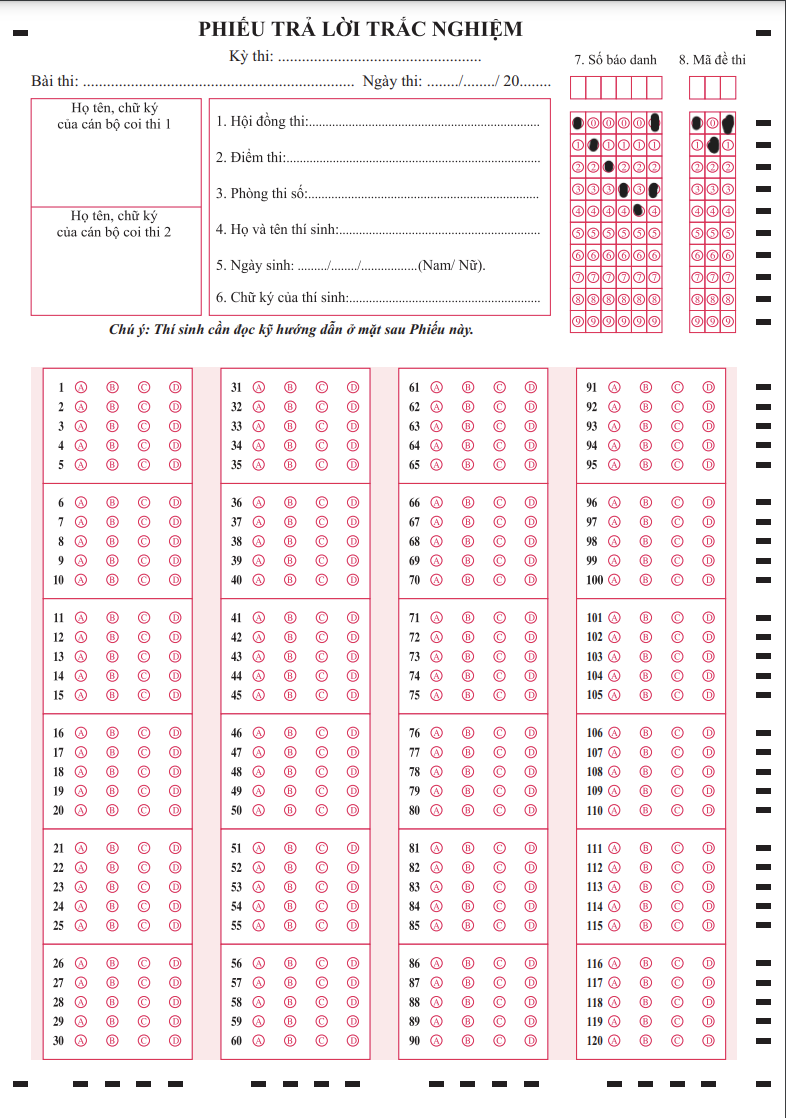
#> input picture image1.png, 786 x 1118 px
$ python detect_black_dot_22162016.py
#> lines starting #> are read from the running program, lines starting #| are printed output that depends on the picture; after the words box and inside, x2 and y2 are one past the last pixel; in counts of white or black regions, pixels touching at a corner belong together
import cv2

img = cv2.imread('image1.png')
#> img is the input picture: shape (1118, 786, 3); mean B, G, R 239.1, 236.8, 247
blur = cv2.medianBlur(img, 5)
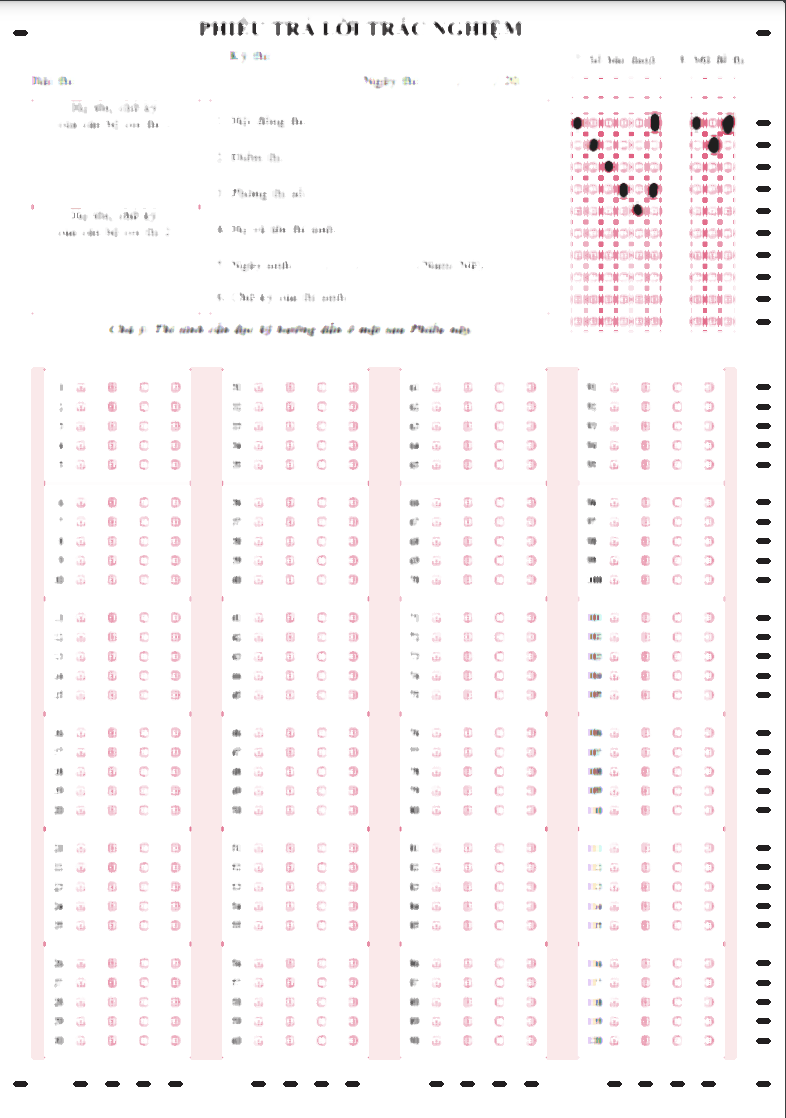
#> blur: shape (1118, 786, 3); mean B, G, R 247.3, 246.5, 250.4
gray = cv2.cvtColor(blur, cv2.COLOR_BGR2GRAY)
thresh = cv2.threshold(gray,100,255, cv2.THRESH_BINARY_INV)[1]
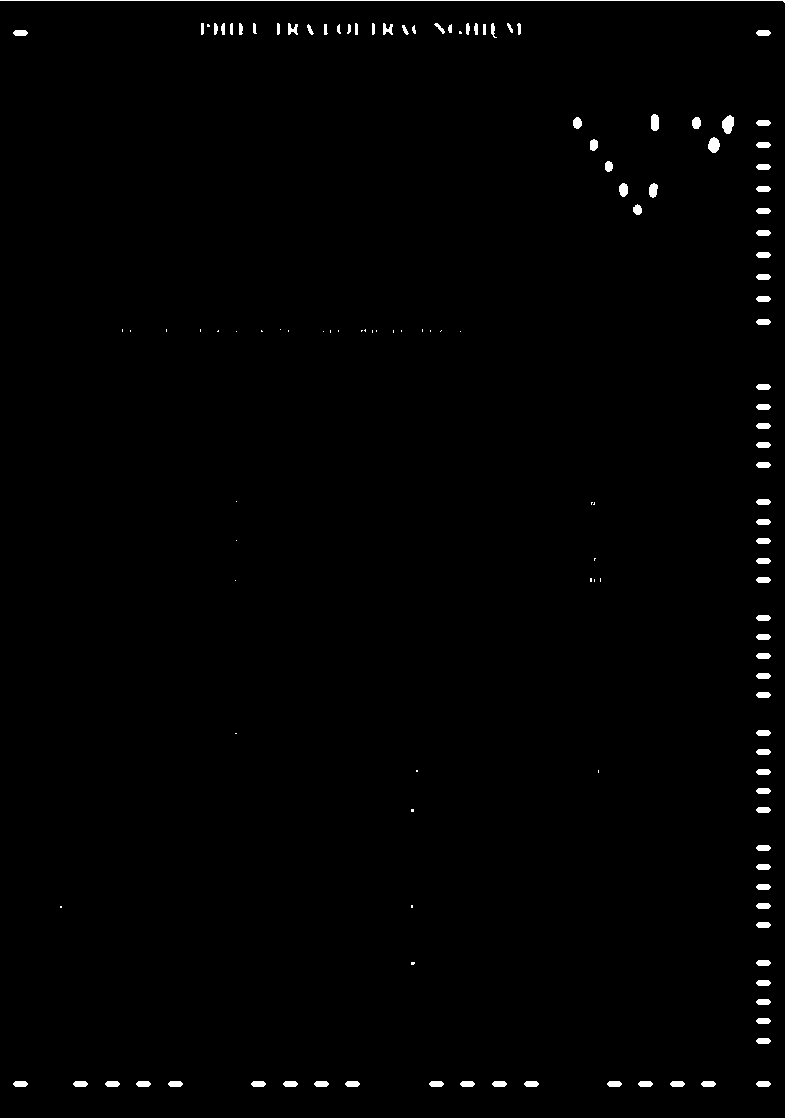
#> thresh: shape (1118, 786); 0.99% white; 136 white regions (40 under 20 px)

cnts = cv2.findContours(thresh, cv2.RETR_EXTERNAL, cv2.CHAIN_APPROX_SIMPLE)
#> cnts = 136 contours, 47 with area under 20; largest, box (x1, y1, x2, y2) and area: (722, 115, 734, 134) 146, (708, 137, 720, 153) 123, (651, 114, 659, 131) 102, (649, 183, 658, 198) 86, (619, 183, 628, 197) 84
cnts = cnts[0] if len(cnts) == 2 else cnts[1]

dictions = {0:[575,589],
            1:[590,604],
            2:[605,619],
            3:[620,634],
            4:[635,649],
            5:[650,664],
            6:[665,679],
            7:[680,694],
            8:[695,709],
            9:[710,724],
            }


min_area = 10
black_dots = []
for c in cnts:
   area = cv2.contourArea(c)
   if area > min_area:
      M = cv2.moments(c)
      cX = int(M["m10"] / M["m00"])
      cY = int(M["m01"] / M["m00"])
      start = 122
      count = 22
      if cX == 20 and cY == 1083:
          cv2.drawContours(img, [c], -1, (36, 12, 255), 2)
      if cX == 763 and cY == 1083:
          cv2.drawContours(img, [c], -1, (36, 12, 255), 2)
      if cX == 763 and cY == 32:
          cv2.drawContours(img, [c], -1, (36, 12, 255), 2)
      if cX == 20 and cY == 32:
          cv2.drawContours(img, [c], -1, (36, 12, 255), 2)
      black_dots.append(c)
#> this loop made 136 passes
#> (area, cX, cY) on passes 1 to 12: (62, 763, 1083), (62, 708, 1083), (62, 677, 1083), (62, 645, 1083), (62, 614, 1083), (62, 531, 1083), (62, 499, 1083), (62, 467, 1083), (62, 436, 1083), (62, 352, 1083), (62, 321, 1083), (62, 290, 1083)
#> area on pass 124: 30.5
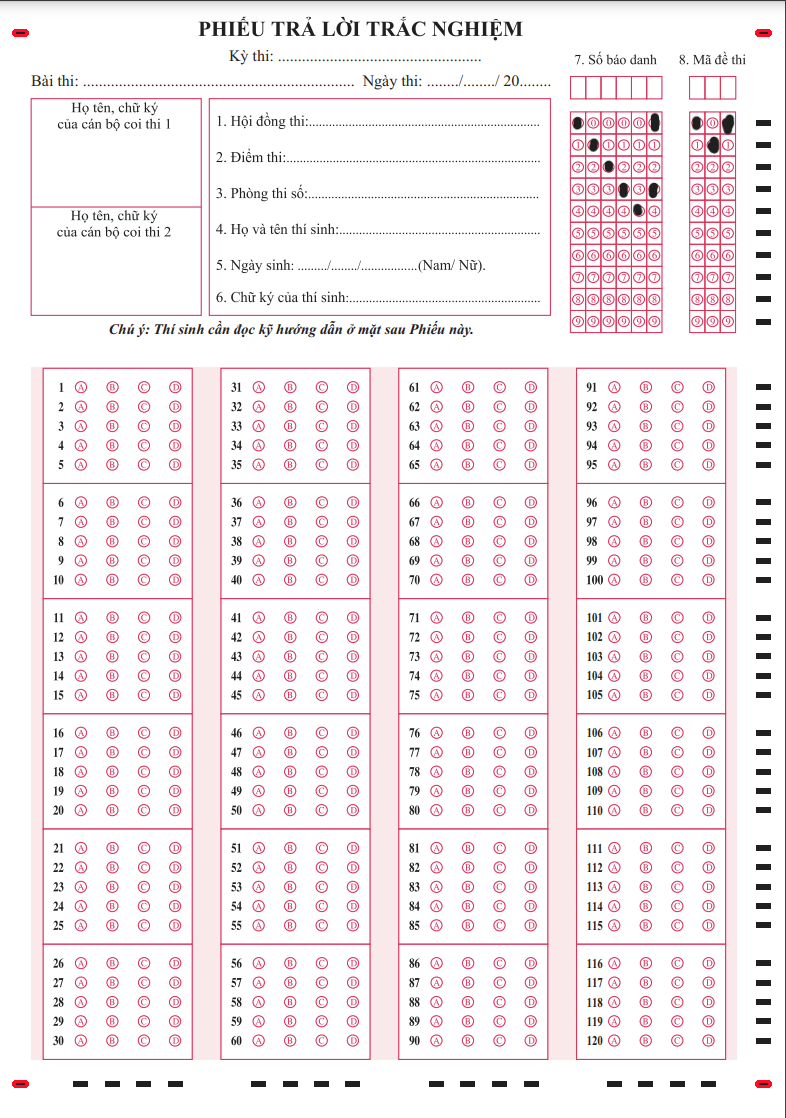
#> img: shape (1118, 786, 3); 0.05% of pixels changed, all inside (x1, y1, x2, y2) = (12, 29, 772, 1088)
#> after the loop, black_dots = 95 contours, 6 with area under 20; largest, box (x1, y1, x2, y2) and area: (722, 115, 734, 134) 146, (708, 137, 720, 153) 123, (651, 114, 659, 131) 102, (649, 183, 658, 198) 86, (619, 183, 628, 197) 84

print("Black Dots Count is:",len(black_dots))
#| Black Dots Count is: 95

Xmax = 0
Ymax = 0
Xmin = 10000
Ymin = 10000
for c in black_dots:
    M = cv2.moments(c)
    cX = int(M["m10"] / M["m00"])
    cY = int(M["m01"] / M["m00"])
    print("X:",cX)
    print("Y:",cY)
    Xmax = max(Xmax, cX)
    Ymax = max(Ymax, cY)
#> this loop made 95 passes
#> (cX, cY) on passes 1 to 12: (763, 1083), (708, 1083), (677, 1083), (645, 1083), (614, 1083), (531, 1083), (499, 1083), (467, 1083), (436, 1083), (352, 1083), (321, 1083), (290, 1083)
#> (printed output is left out)

for c in black_dots:
    M = cv2.moments(c)
    cX = int(M["m10"] / M["m00"])
    cY = int(M["m01"] / M["m00"])
    Xmin = min(Xmin, cX)
    Ymin = min(Ymin, cY)
#> this loop made 95 passes
#> (cX, Xmin) on passes 1 to 7: (763, 763), (708, 708), (677, 677), (645, 645), (614, 614), (531, 531), (499, 499)

print("Xmax:",Xmax)
#| Xmax: 763
print("Ymax:",Ymax)
#| Ymax: 1083
print("Xmin:",Xmin)
#| Xmin: 20
print("Ymin:",Ymin)
#| Ymin: 27

print(abs(Ymax - Xmax))
#| 320

img = cv2.rotate(img, cv2.ROTATE_90_COUNTERCLOCKWISE)
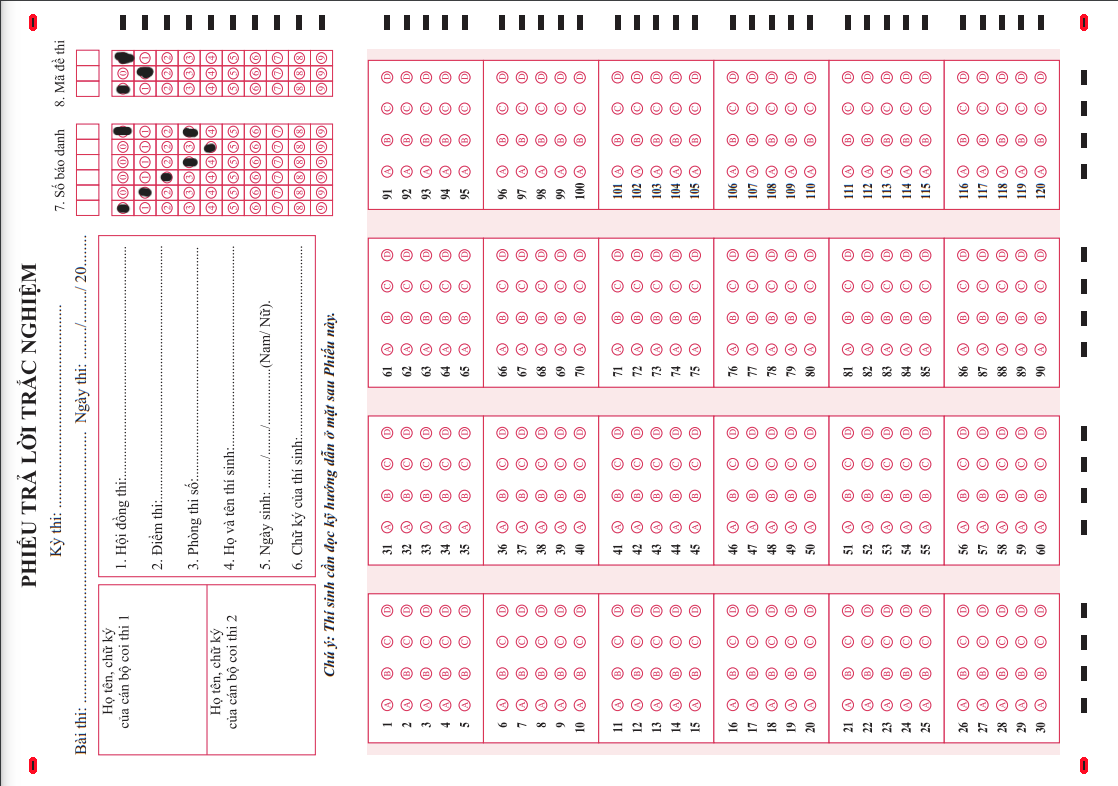
#> img: shape (786, 1118, 3); mean B, G, R 239.1, 236.8, 247.1
cv2.imshow('Output image', img)
cv2.waitKey()
